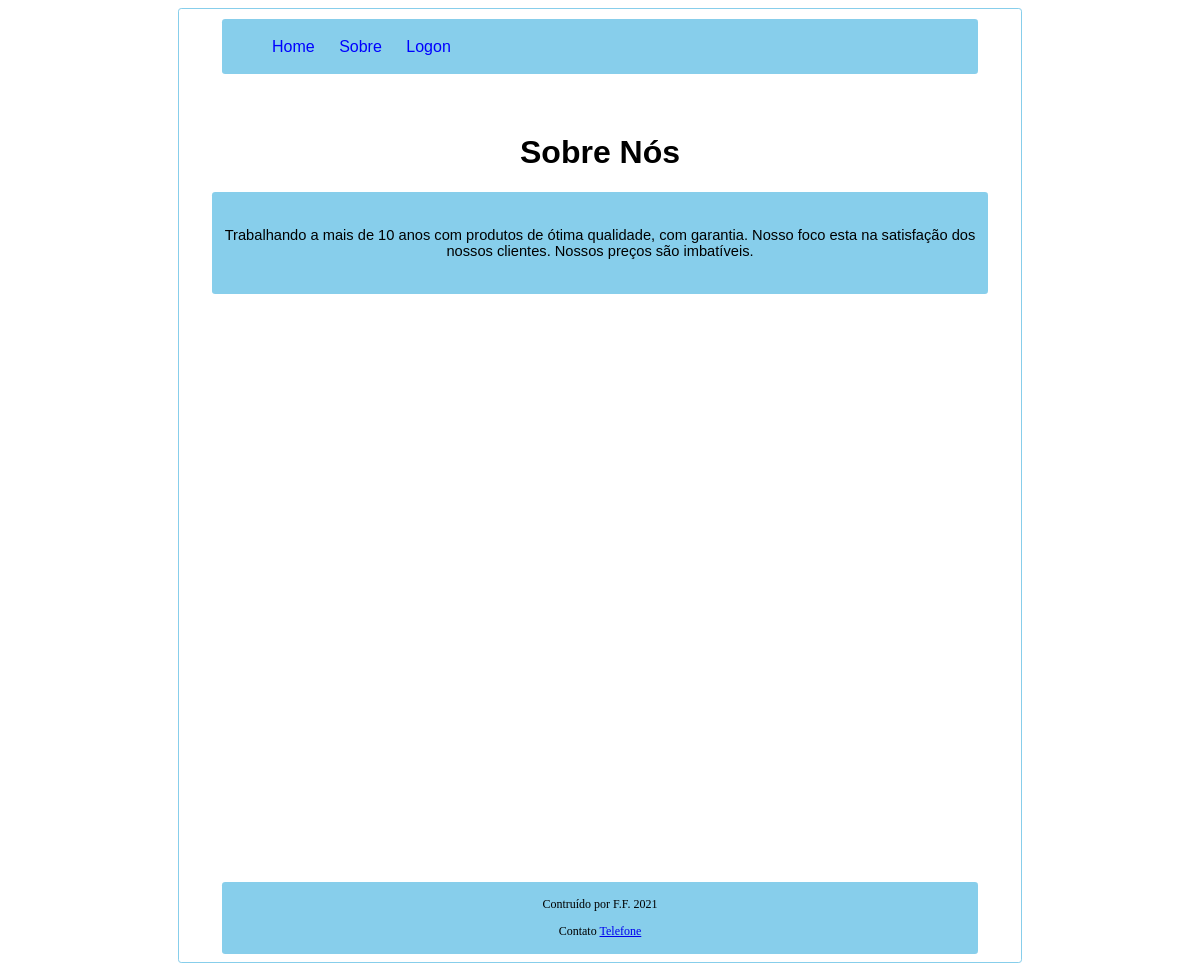
The app's page /sobre/ with its own data.
### my_site/models.py (models this page shows, shortened)
class Sobre_Nos(models.Model):
    data = models.DateField(auto_now_add=True)
    titulo = models.CharField(max_length=20)
    texto = models.TextField(blank=False, null=False)
    class Meta:
        verbose_name_plural = "Sobre Nós"

### my_site/views.py (the view)
# urls.py: path('sobre/', sobre_nos),
def sobre_nos(request):
    sobre_nos = Sobre_Nos.objects.all()
    return render(request, 'site/sobre.html', {'sobre_nos': sobre_nos})

### my_site/templates/site/sobre.html (shortened to what this page needs)
<!DOCTYPE html>
<html lang="en">
<head>
</head>
<body>
    <header>
        <nav id=menu>
            <ul>
                <li><a href="http://127.0.0.1:8000/">Home</a></li>
                <li><a href="http://127.0.0.1:8000/sobre">Sobre</a></li>
                <li><a href="http://127.0.0.1:8000/admin">Logon</a></li>
            </ul>
        </nav>
        <h1>
            {% for sobre in sobre_nos %}
                {{sobre.titulo}}
            {% endfor %}
        </h1>
    </header>
    <main>
        <article>
            {% for sobre in sobre_nos %}
                <p>{{sobre.texto}}</p>
            {% endfor %}
        </article>
    </main>
    <footer>
        <p>Contruído por F.F. 2021</p>
        <p>Contato <a href="tel: (11) 9876-1234">Telefone</a></p>
    </footer>
</body>
</html>

### my_site/templates/site/sobre.html (style rules this page uses)
body { background-color: white; padding-right: 1px; padding-left: 1px; border: 1px solid skyblue; border-radius: 0.2rem; width: 70%; margin-left: auto; margin-right: auto; }
#menu { font-family: Verdana, Geneva, Tahoma, sans-serif; color: transparent; background-color: skyblue; border-radius: 0.2rem; padding: 0.5px 0px 0.5px 0px; margin-top: 10px; margin-bottom: 20px; margin-right: auto; margin-left: auto; width: 90% }
#menu ul li { display: inline; }
#menu a { color: blue; padding: 2px 10px; display: inline-block; text-decoration: none; }
header h1 { font-family: Arial, Helvetica, sans-serif; text-align: center; margin-top: 60px; }
article { width: 90%; margin-left: auto; margin-right: auto; font-family: Verdana, Geneva, Tahoma, sans-serif; font-size: 11pt; text-align: center; background-color: skyblue; border-radius: 0.2rem; padding: 20px 10px 20px 10px; }
footer { margin-top: 70%; margin-bottom: 1%; background-color: skyblue; width: 90%; margin-left: auto; margin-right: auto; padding: 3px 0px 3px 0px; border-radius: 0.2rem; }
footer p { font-size: 9pt; text-align: center; }

### records on screen
Sobre_Nos: titulo "Sobre Nós", texto "Trabalhando a mais de 10 anos com produtos de ótima qualidade, com garantia. Nosso foco esta na satisfação dos nossos clientes. Nossos preços são imbatíveis."
